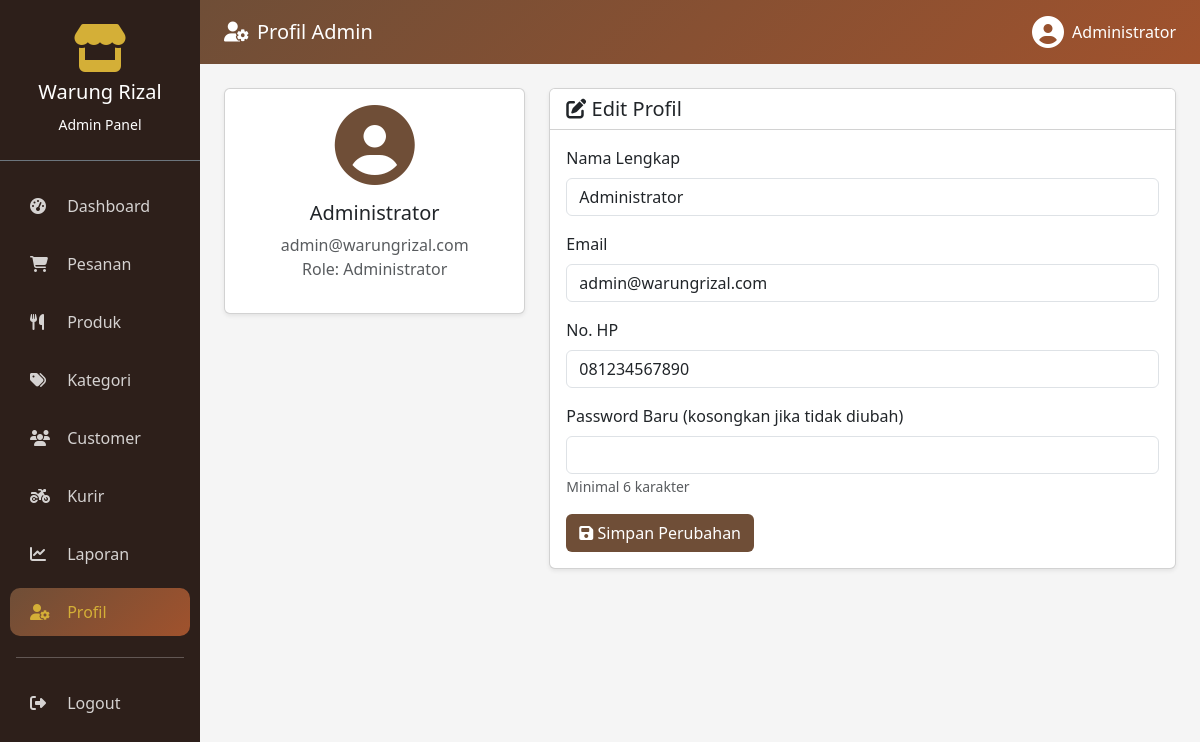
The app's page /admin/profil.php (signed in) with its own data.
### tables this page shows
CREATE TABLE `users` (
  `id` int(11) NOT NULL,
  `username` varchar(50) NOT NULL,
  `password` varchar(255) NOT NULL,
  `nama_lengkap` varchar(100) NOT NULL,
  `email` varchar(100) NOT NULL,
  `no_hp` varchar(15) NOT NULL,
  `alamat` text DEFAULT NULL,
  `role` enum('admin','customer','kurir') DEFAULT 'customer',
  `foto` varchar(255) DEFAULT NULL,
  `is_active` tinyint(1) DEFAULT 1,
  `created_at` timestamp NOT NULL DEFAULT current_timestamp(),
  `updated_at` timestamp NOT NULL DEFAULT current_timestamp() ON UPDATE current_timestamp()
);

### admin/profil.php (the view, shortened to what this page needs)
<?php
include '../config/database.php';
$admin_id = $_SESSION['admin_id'];
$admin = $koneksi->query("SELECT * FROM users WHERE id = $admin_id")->fetch_assoc();
?>
<!DOCTYPE html>
<html lang="id">
<head>
    <link href="https://cdn.jsdelivr.net/npm/bootstrap@5.3.0/dist/css/bootstrap.min.css" rel="stylesheet">
    <link rel="stylesheet" href="https://cdnjs.cloudflare.com/ajax/libs/font-awesome/6.4.0/css/all.min.css">
</head>
<body>
    <div class="container-fluid">
        <div class="row">
            <div class="col-md-3 col-lg-2 px-0 sidebar">
                <div class="text-center py-4 border-bottom border-secondary">
                    <i class="fas fa-store fa-3x" style="color: #D4AF37;"></i>
                    <h5 class="mt-2">Warung Rizal</h5>
                    <small>Admin Panel</small>
                </div>
                <nav class="nav flex-column mt-3">
                    <a class="nav-link" href="dashboard.php"><i class="fas fa-tachometer-alt"></i> Dashboard</a>
                    <a class="nav-link" href="pesanan.php"><i class="fas fa-shopping-cart"></i> Pesanan</a>
                    <a class="nav-link" href="produk.php"><i class="fas fa-utensils"></i> Produk</a>
                    <a class="nav-link" href="kategori.php"><i class="fas fa-tags"></i> Kategori</a>
                    <a class="nav-link" href="customer.php"><i class="fas fa-users"></i> Customer</a>
                    <a class="nav-link" href="kurir.php"><i class="fas fa-motorcycle"></i> Kurir</a>
                    <a class="nav-link" href="laporan.php"><i class="fas fa-chart-line"></i> Laporan</a>
                    <a class="nav-link active" href="profil.php"><i class="fas fa-user-cog"></i> Profil</a>
                    <hr class="bg-secondary mx-3">
                    <a class="nav-link" href="logout.php"><i class="fas fa-sign-out-alt"></i> Logout</a>
                </nav>
            </div>
            <div class="col-md-9 col-lg-10 p-0">
                <nav class="navbar navbar-custom px-4 py-3 text-white">
                    <h5 class="mb-0"><i class="fas fa-user-cog me-2"></i>Profil Admin</h5>
                    <div class="d-flex align-items-center">
                        <i class="fas fa-user-circle fa-2x me-2"></i>
                        <span><?php echo $_SESSION['admin_nama']; ?></span>
                    </div>
                </nav>
                <div class="p-4">
                    <div class="row">
                        <div class="col-md-4">
                            <div class="card shadow-sm text-center">
                                <div class="card-body">
                                    <i class="fas fa-user-circle fa-5x mb-3" style="color: #6F4E37;"></i>
                                    <h5><?php echo $admin['nama_lengkap']; ?></h5>
                                    <p class="text-muted mb-0"><?php echo $admin['email']; ?></p>
                                    <p class="text-muted">Role: Administrator</p>
                                </div>
                            </div>
                        </div>
                        <div class="col-md-8">
                            <div class="card shadow-sm">
                                <div class="card-header bg-white">
                                    <h5 class="mb-0"><i class="fas fa-edit"></i> Edit Profil</h5>
                                </div>
                                <div class="card-body">
                                    <form method="POST">
                                        <div class="mb-3">
                                            <label class="form-label">Nama Lengkap</label>
                                            <input type="text" name="nama_lengkap" class="form-control" value="<?php echo $admin['nama_lengkap']; ?>" required>
                                        </div>
                                        <div class="mb-3">
                                            <label class="form-label">Email</label>
                                            <input type="email" name="email" class="form-control" value="<?php echo $admin['email']; ?>" required>
                                        </div>
                                        <div class="mb-3">
                                            <label class="form-label">No. HP</label>
                                            <input type="text" name="no_hp" class="form-control" value="<?php echo $admin['no_hp']; ?>">
                                        </div>
                                        <div class="mb-3">
                                            <label class="form-label">Password Baru (kosongkan jika tidak diubah)</label>
                                            <input type="password" name="password" class="form-control">
                                            <small class="text-muted">Minimal 6 karakter</small>
                                        </div>
                                        <button type="submit" class="btn" style="background: #6F4E37; color: white;">
                                            <i class="fas fa-save"></i> Simpan Perubahan
                                        </button>
                                    </form>
                                </div>
                            </div>
                        </div>
                    </div>
                </div>
            </div>
        </div>
    </div>
</body>
</html>

### admin/profil.php (style rules this page uses)
:root { --primary: #6F4E37; --secondary: #D4AF37; }
body { background: #f5f5f5; }
.sidebar { background: #2D1F1A; min-height: 100vh; color: white; }
.sidebar .nav-link { color: rgba(255,255,255,0.8); padding: 12px 20px; border-radius: 10px; margin: 5px 10px; }
.sidebar .nav-link:hover, .sidebar .nav-link.active { background: linear-gradient(135deg, #6F4E37, #A0522D); color: #D4AF37; }
.sidebar .nav-link i { width: 25px; margin-right: 8px; }
.navbar-custom { background: linear-gradient(135deg, #6F4E37, #A0522D); }

### records on screen
users: nama_lengkap "Administrator", email "admin@warungrizal.com", no_hp "081234567890"

### other values on screen
$_SESSION['admin_nama'] "Administrator"
